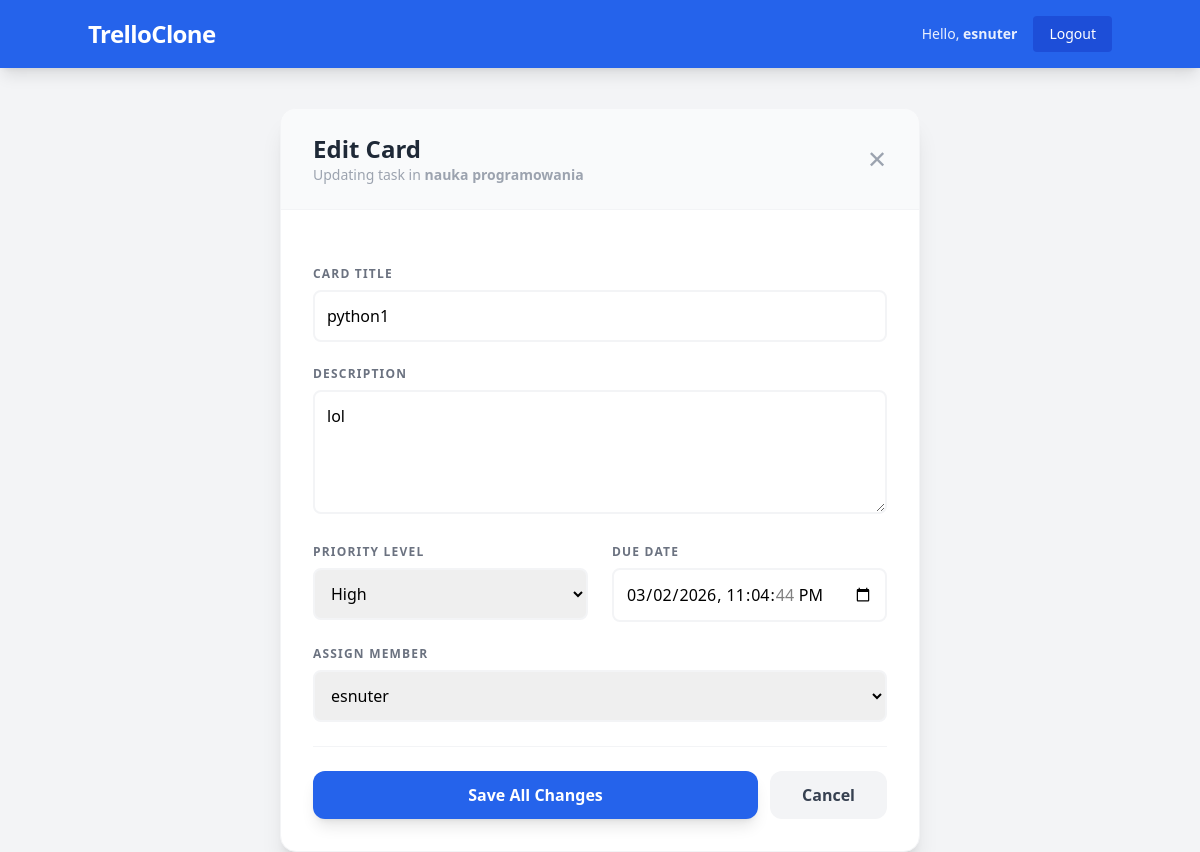
Page /task/2/edit/ (signed in) on the committed database.
### boards/models.py (models this page shows, shortened)
class Task(models.Model):
    PRIORITY_CHOICES = [
        ('LOW', 'Low'),
        ('MED', 'Medium'),
        ('HIGH', 'High'),
    ]
    list = models.ForeignKey(List, on_delete=models.CASCADE, related_name='tasks')
    title = models.CharField(max_length=200)
    description = models.TextField(blank=True)
    priority = models.CharField(max_length=4, choices=PRIORITY_CHOICES, default='MED')
    assigned_to = models.ForeignKey(User, on_delete=models.SET_NULL, null=True, blank=True)
    due_date = models.DateTimeField(null=True, blank=True)
    created_at = models.DateTimeField(auto_now_add=True)
    labels = models.ManyToManyField(Label, blank=True, related_name='tasks')
    position = models.PositiveIntegerField(default=0)
    assigned_to = models.ForeignKey(User, on_delete=models.SET_NULL, null=True, blank=True, related_name='tasks')
    due_date = models.DateTimeField(null=True, blank=True)
    is_archived = models.BooleanField(default=False)
    class Meta:
        ordering = ['position']

class List(models.Model):
    board = models.ForeignKey(Board, on_delete=models.CASCADE, related_name='lists')
    title = models.CharField(max_length=100)
    position = models.PositiveIntegerField(default=0)
    class Meta:
        ordering = ['position']

### boards/views.py (the view)
# urls.py: path('task/<int:task_id>/edit/', views.edit_task, name='edit_task'),
@login_required
def edit_task(request, task_id):
    task = get_object_or_404(Task, id=task_id, list__board__in=Board.objects.filter(Q(owner=request.user) | Q(members=request.user)))
    board = task.list.board
    if request.method == 'POST':
        form = TaskForm(request.POST, instance=task, board=board)
        if form.is_valid():
            form.save()
            log_activity(request.user, board, f"edited details of card '{task.title}'")
            return redirect('task_detail', task_id=task.id)
    else:
        form = TaskForm(instance=task)
    return render(request, 'boards/edit_task.html', {'form': form, 'task': task})

### boards/forms.py
class TaskForm(forms.ModelForm):
    class Meta:
        model = Task
        fields = ['title', 'description', 'priority']
        widgets = {
            'title': forms.TextInput(attrs={'class': 'w-full p-2 border rounded mb-2', 'placeholder': 'Task title'}),
            'description': forms.Textarea(attrs={'class': 'w-full p-2 border rounded mb-2', 'rows': 3, 'placeholder': 'Optional description'}),
            'priority': forms.Select(attrs={'class': 'w-full p-2 border rounded mb-2'}),
        }

### boards/templates/boards/edit_task.html (shortened to what this page needs)
{% extends 'base.html' %}
{% block content %}
<div class="max-w-2xl mx-auto mt-10 px-4">
    <div class="bg-white rounded-2xl shadow-xl overflow-hidden border border-gray-100">
        <div class="bg-gray-50 px-8 py-6 border-b border-gray-100 flex justify-between items-center">
            <div>
                <h1 class="text-2xl font-black text-gray-800">Edit Card</h1>
                <p class="text-sm text-gray-400">Updating task in <span class="font-bold">{{ task.list.title }}</span></p>
            </div>
            <a href="{% url 'task_detail' task.id %}" class="text-gray-400 hover:text-gray-600 transition text-2xl">✕</a>
        </div>
        <form method="POST" class="p-8 space-y-6">
            <div>
                <label class="block text-xs font-bold text-gray-500 uppercase tracking-widest mb-2">Card Title</label>
                {{ form.title }}
            </div>
            <div>
                <label class="block text-xs font-bold text-gray-500 uppercase tracking-widest mb-2">Description</label>
                {{ form.description }}
            </div>
            <div class="grid grid-cols-1 md:grid-cols-2 gap-6">
                <div>
                    <label class="block text-xs font-bold text-gray-500 uppercase tracking-widest mb-2">Priority Level</label>
                    {{ form.priority }}
                </div>
                <div>
                    <label class="block text-xs font-bold text-gray-500 uppercase tracking-widest mb-2">Due Date</label>
                    {{ form.due_date }}
                </div>
            </div>
            <div>
                <label class="block text-xs font-bold text-gray-500 uppercase tracking-widest mb-2">Assign Member</label>
                {{ form.assigned_to }}
            </div>
            <div class="pt-6 border-t border-gray-100 flex flex-col md:flex-row gap-3">
                <button type="submit" class="flex-grow bg-blue-600 hover:bg-blue-700 text-white font-bold py-3 rounded-xl shadow-lg transition transform active:scale-95">
                    Save All Changes
                </button>
                <a href="{% url 'task_detail' task.id %}" class="text-center px-8 py-3 bg-gray-100 hover:bg-gray-200 text-gray-700 font-bold rounded-xl transition">
                    Cancel
                </a>
            </div>
        </form>
    </div>
</div>
{% endblock %}

### boards/templates/base.html (shortened to what this page needs)
<!DOCTYPE html>
<html lang="en">
<head>
    <script src="https://cdn.tailwindcss.com"></script>
</head>
<body class="bg-gray-100 font-sans leading-normal tracking-normal">
    <nav class="bg-blue-600 p-4 shadow-lg">
        <div class="container mx-auto flex justify-between items-center text-white">
            <a href="{% url 'board_list' %}" class="text-2xl font-bold tracking-tight">TrelloClone</a>
            <div class="flex items-center space-x-4">
                {% if user.is_authenticated %}
                    <span class="text-sm opacity-90">Hello, <strong>{{ user.username }}</strong></span>
                    <form method="POST" action="{% url 'logout' %}">
                        <button type="submit" class="bg-blue-700 hover:bg-blue-800 px-4 py-2 rounded text-sm transition">Logout</button>
                    </form>
                {% else %}
                    <a href="{% url 'login' %}" class="text-white font-semibold hover:underline mr-4">Login</a>
                    <a href="{% url 'signup' %}" class="bg-white text-blue-600 font-bold px-4 py-2 rounded-lg shadow hover:bg-gray-100 transition">Sign Up</a>
                {% endif %}
            </div>
        </div>
    </nav>
    <main class="container mx-auto mt-10 px-4">
        {% block content %}
        {% endblock %}
    </main>
</body>
</html>

### rows in the picture
Task: list "nauka programowania", title "python1", description "lol", priority "High", due_date "03/02/2026 23:04:44", assigned_to "esnuter"

### other values in the picture
{{ user.username }} "esnuter"
